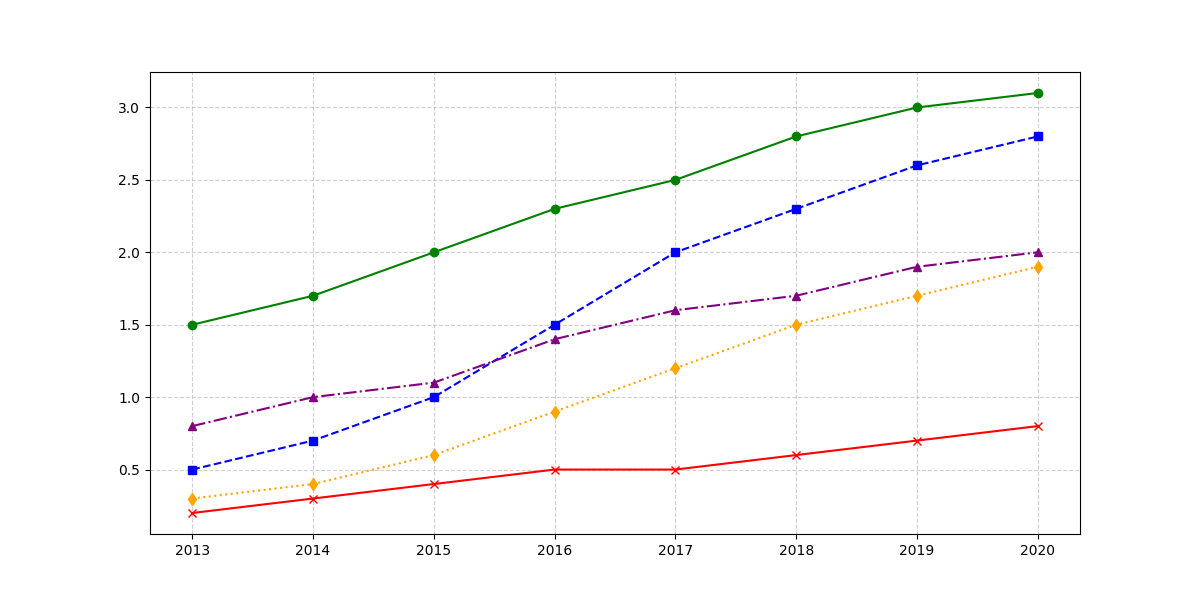

Python code for this plot:
import matplotlib.pyplot as plt
import numpy as np

# Data setup
years = np.arange(2013, 2021)
facebook_hours = [1.5, 1.7, 2.0, 2.3, 2.5, 2.8, 3.0, 3.1]
instagram_hours = [0.5, 0.7, 1.0, 1.5, 2.0, 2.3, 2.6, 2.8]
twitter_hours = [0.8, 1.0, 1.1, 1.4, 1.6, 1.7, 1.9, 2.0]

# New data series
snapchat_hours = [0.3, 0.4, 0.6, 0.9, 1.2, 1.5, 1.7, 1.9]
linkedin_hours = [0.2, 0.3, 0.4, 0.5, 0.5, 0.6, 0.7, 0.8]

# Creating the plot
fig, ax = plt.subplots(figsize=(12, 6))

# Plotting data
ax.plot(years, facebook_hours, color='green', linestyle='-', marker='o')
ax.plot(years, instagram_hours, color='blue', linestyle='--', marker='s')
ax.plot(years, twitter_hours, color='purple', linestyle='-.', marker='^')
ax.plot(years, snapchat_hours, color='orange', linestyle=':', marker='d')
ax.plot(years, linkedin_hours, color='red', linestyle='-', marker='x')

# Customizing appearance
ax.grid(True, linestyle='--', alpha=0.6)

# Display the plot
plt.show()
